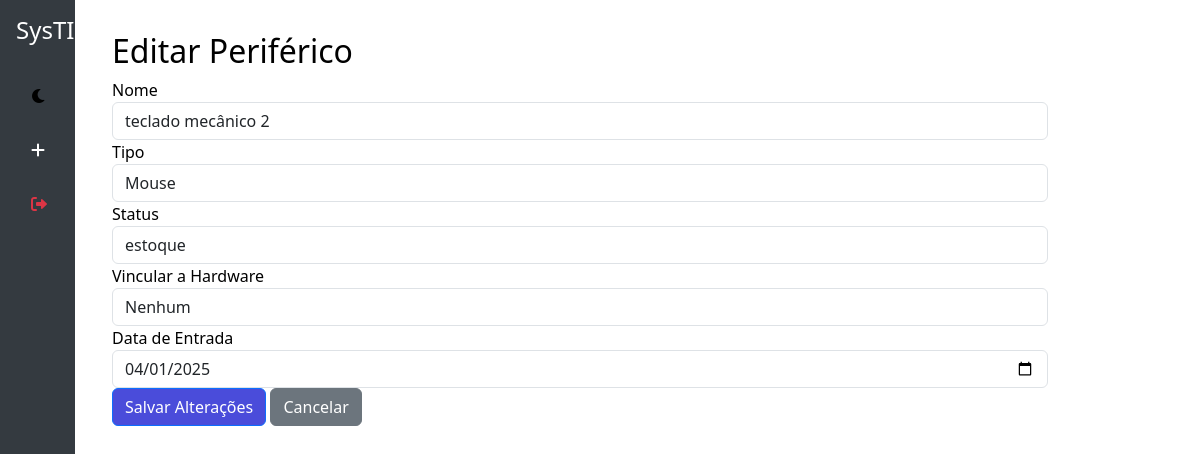
The app's page /editar_periferico/3 with its own data.
### models.py (models this page shows, shortened)
class Periferico(db.Model):
    id = db.Column(db.Integer, primary_key=True)
    nome = db.Column(db.String(100), nullable=False)
    tipo = db.Column(db.String(50), nullable=False)
    status = db.Column(db.String(20), nullable=False)
    data_entrada = db.Column(db.Date, nullable=False)
    hardware_id = db.Column(db.Integer, db.ForeignKey('hardware.id'), nullable=True)
    hardware = db.relationship('Hardware', backref='perifericos')  # Relacionamento com Hardware

### app.py (the view, shortened to what this page needs)
@app.route('/editar_periferico/<int:id>', methods=['GET', 'POST'])
def editar_periferico(id):
    periferico = Periferico.query.get(id)
    hardwares = Hardware.query.all()  # Buscar todos os hardwares disponíveis
    return render_template('editar_periferico.html', periferico=periferico, hardwares=hardwares)

### templates/editar_periferico.html (shortened to what this page needs)
<!DOCTYPE html>
<html lang="pt-br">
<head>
    <link rel="stylesheet" href="https://cdn.jsdelivr.net/npm/bootstrap@5.3.0/dist/css/bootstrap.min.css">
    <link rel="stylesheet" href="https://cdnjs.cloudflare.com/ajax/libs/font-awesome/6.0.0-beta3/css/all.min.css">
    <link rel="stylesheet" href="{{ url_for('static', filename='tema.css') }}">
</head>
<body>
    <nav class="sidebar d-flex flex-column p-3">
        <h4 class="text-center text-white mb-4">SysTI</h4>
        <ul class="nav flex-column">
          {% include "toggle_mode.html" %}
          <li class="nav-item">
            <a class="nav-link" href="{{ url_for('formulario') }}">
              <i class="fas fa-plus"></i>
            </a>
          </li>
          <li class="nav-item">
            <a class="nav-link text-danger" href="{{ url_for('logout') }}">
              <i class="fas fa-sign-out-alt"></i>
            </a>
          </li>
        </ul>
      </nav>
    <main class="col-md-10 offset-md-2 content">
        <h2>Editar Periférico</h2>
        <form method="POST">
            <div class="form-group">
                <label for="nome">Nome</label>
                <input type="text" name="nome" id="nome" class="form-control" value="{{ periferico.nome }}" required>
            </div>
            <div class="form-group">
                <label for="tipo">Tipo</label>
                <input type="text" name="tipo" id="tipo" class="form-control" value="{{ periferico.tipo }}" required>
            </div>
            <div class="form-group">
                <label for="status">Status</label>
                <input type="text" name="status" id="status" class="form-control" value="{{ periferico.status }}" required>
            </div>
            <div class="form-group">
                <label for="hardware_id">Vincular a Hardware</label>
                <select class="form-control" name="hardware_id" id="hardware_id">
                    <option value="">Nenhum</option>
                </select>
            </div>
            <div class="form-group">
                <label for="data_entrada">Data de Entrada</label>
                <input type="date" name="data_entrada" id="data_entrada" class="form-control" value="{{ periferico.data_entrada }}" required>
            </div>
            <button type="submit" class="btn btn-primary">Salvar Alterações</button>
            <a href="{{ url_for('registrar_periferico') }}" class="btn btn-secondary ml-2">Cancelar</a>
        </form>
</main>
</body>
</html>

### static/tema.css (style rules this page uses)
:root { --background-light: white; --text-light: black; --background-dark: #121212; --text-dark: white; --sidebar-light: #343a40; --sidebar-dark: #1f1f1f; --btn-hover-light: #333; --btn-hover-dark: #444; --success-color: #28a745; --success-hover: #218838; --danger-color: #dc3545; --btn-primary: #4a4cda; --fa-trash: #dc3545; }
body { background-color: var(--background-light); color: var(--text-light); transition: all 0.3s ease-in-out; }
.sidebar { background-color: var(--sidebar-light); }
.nav-link { color: white; }
.btn { color: white; transition: background-color 0.3s ease-in-out, color 0.3s ease-in-out; }
.text-danger { color: var(--danger-color) !important; }
.btn-primary { background-color: var(--btn-primary)!important; }

### templates/editar_periferico.html (style rules this page uses)
.sidebar { width: 75px; height: 100vh; position: fixed; top: 0; left: 0; background-color: #343a40; transition: width 0.3s; overflow-x: hidden; padding-top: 20px; }
.sidebar .nav-link { color: #fff; white-space: nowrap; padding: 15px; }
.sidebar .nav-link i { margin-right: 30px; }
.content { margin-left: 80px; padding: 2rem; transition: margin-left 0.3s; }

### records on screen
Periferico: nome "teclado mecânico 2", tipo "Mouse", status "estoque", data_entrada "04/01/2025"
